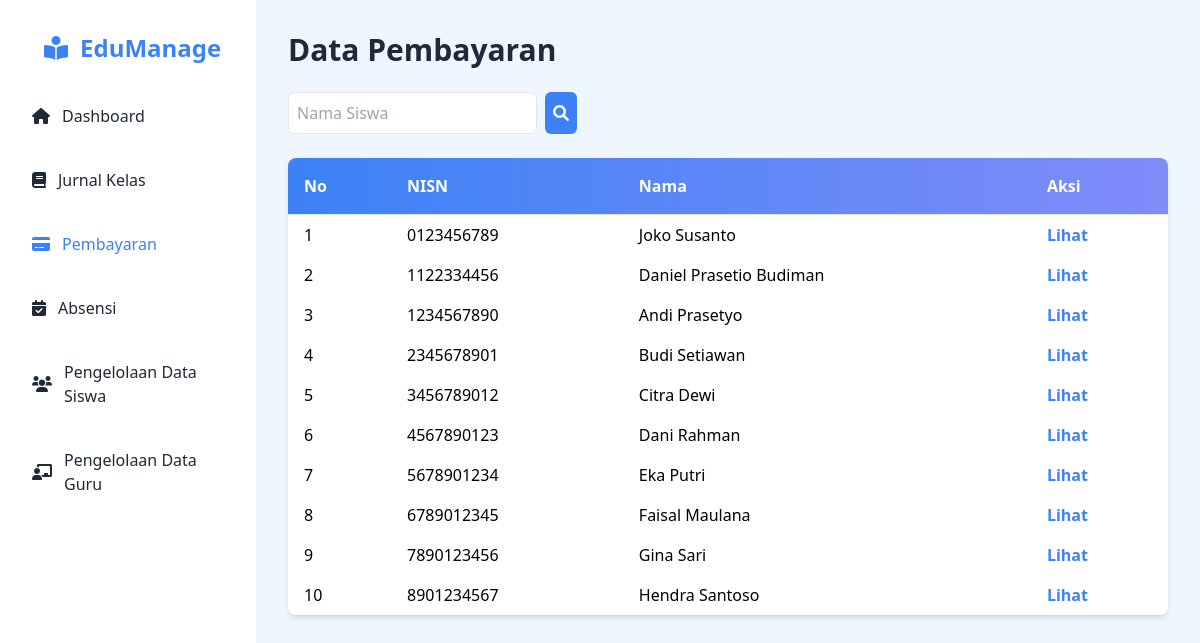
The page /index.php/pembayaran on the database its author committed.
### tables this page shows
CREATE TABLE `siswa` (
  `nisn` varchar(20) NOT NULL,
  `nama` varchar(100) NOT NULL,
  `angkatan` year(4) NOT NULL,
  `kelas_id` int(11) NOT NULL,
  `password` varchar(255) NOT NULL
);

### application/controllers/Pembayaran.php (called while the page is built, shortened)
<?php
class Pembayaran extends CI_Controller {
    public function __construct() {
        $this->load->model('M_pembayaran');
        $this->load->model('M_siswa');
        $this->load->model('M_jurnal');
        $this->load->library('upload');
    }
    public function index() {
        $data['siswa'] = $this->M_siswa->get_all_siswa();
        $this->load->view('pembayaran/V_pembayaran_admin', $data);
    }
}

### index.php (called while the page is built, shortened)
<?php
require_once BASEPATH.'core/CodeIgniter.php';

### application/models/M_siswa.php (called while the page is built, shortened)
<?php
class M_siswa extends CI_Model {
    public function get_all_siswa()
    {
        $this->db->select('siswa.*, kelas.nama_kelas, kelas.jurusan, kelas.tingkat');
        $this->db->from('siswa');
        $this->db->join('kelas', 'kelas.id = siswa.kelas_id');
        return $this->db->get()->result();
    }
}

### application/views/pembayaran/V_pembayaran_admin.php (the view, shortened to what this page needs)
<!DOCTYPE html>
<html lang="en">
<head>
    <script src="https://cdn.tailwindcss.com"></script>
    <link rel="stylesheet" href="https://cdnjs.cloudflare.com/ajax/libs/font-awesome/6.0.0-beta3/css/all.min.css">
</head>
<body class="bg-blue-50 font-sans">
    <div class="flex" id="app">
        <div class="bg-white text-gray-800 w-64 min-h-screen p-5 space-y-6 transition-all duration-300" id="sidebar">
            <ul class="space-y-4">
                <li><a href="<?= site_url('dashboard'); ?>" class="text-blue-500 flex items-center p-3 rounded-md text-2xl font-bold ml-3"><i class="fas fa-book-reader mr-3"></i>EduManage</a></li>
                <li><a href="<?= site_url('dashboard'); ?>" class="flex items-center hover:bg-gradient-to-r from-blue-500 to-indigo-400 hover:text-white p-3 rounded-md"><i class="fas fa-home mr-3"></i>Dashboard</a></li>
                <li><a href="<?= site_url('jurnal'); ?>" class="flex items-center hover:bg-gradient-to-r from-blue-500 to-indigo-400 hover:text-white p-3 rounded-md"><i class="fas fa-book mr-3"></i>Jurnal Kelas</a></li>
                <li><a href="<?= site_url('pembayaran'); ?>" class="text-blue-500 flex items-center hover:bg-gradient-to-r from-blue-500 to-indigo-400 hover:text-white p-3 rounded-md"><i class="fas fa-credit-card mr-3"></i>Pembayaran</a></li>
                <li><a href="<?= site_url('absensi'); ?>" class="flex items-center hover:bg-gradient-to-r from-blue-500 to-indigo-400 hover:text-white p-3 rounded-md"><i class="fas fa-calendar-check mr-3"></i>Absensi</a></li>
                <li><a href="<?= site_url('siswa'); ?>" class=" flex items-center hover:bg-gradient-to-r from-blue-500 to-indigo-400 hover:text-white p-3 rounded-md"><i class="fas fa-users mr-3"></i>Pengelolaan Data Siswa</a></li>
                <li><a href="<?= site_url('admin'); ?>" class="flex items-center hover:bg-gradient-to-r from-blue-500 to-indigo-400 hover:text-white p-3 rounded-md"><i class="fas fa-chalkboard-teacher mr-3"></i>Pengelolaan Data Guru</a></li>
            </ul>
        </div>
        <div class="flex-1 p-8 space-y-6 transition-all duration-300" id="content">
            <div class="flex justify-between items-center mb-6">
                <h1 class="text-3xl font-bold text-gray-800">Data Pembayaran</h1>
            </div>
            <div class="flex space-x-4 mb-6">
                <form action="<?= site_url('siswa'); ?>" method="GET" class="flex space-x-2">
                    <input type="text" name="search" placeholder="Nama Siswa" class="p-2 border rounded-md" value="<?= isset($search) ? $search : ''; ?>">
                    <button type="submit" class="bg-blue-500 text-white p-2 rounded-md inline-block transform transition-transform duration-300 hover:scale-110 hover:bg-gradient-to-r from-blue-500 to-indigo-500">
                        <i class="fas fa-search"></i>
                    </button>
                </form>
            </div>
            <div class="bg-white to-indigo-400 shadow-md rounded-lg overflow-x-auto">
                <table class="table-auto w-full border-collapse">
                    <thead class="bg-gradient-to-r from-blue-500 to-indigo-400 text-white">
                        <tr>
                            <th class="p-4 border-b text-left">No</th>
                            <th class="p-4 border-b text-left">NISN</th>
                            <th class="p-4 border-b text-left">Nama</th>
                            <th class="p-4 border-b text-left">Aksi</th>
                        </tr>
                    </thead>
                    <tbody>
                        <?php if (!empty($siswa)): ?>
                            <?php $no = 1; foreach ($siswa as $s): ?>
                                <tr class="hover:bg-gradient-to-r from-blue-200 to-indigo-200">
                                    <td class="py-2 px-4"><?= $no++; ?></td>
                                    <td class="py-2 px-4"><?= $s->nisn; ?></td>
                                    <td class="py-2 px-4"><?= $s->nama; ?></td>
                                    <td class="py-2 px-4">
                                        <a href="<?= site_url('pembayaran/detail/' . $s->nisn); ?>" class="text-blue-500 font-bold inline-block transform transition-transform duration-300 hover:scale-110">Lihat</a>
                                    </td>
                                </tr>
                            <?php endforeach; ?>
                        <?php else: ?>
                            <tr>
                                <td colspan="4" class="py-2 px-4 text-center text-gray-500">Tidak ada data siswa.</td>
                            </tr>
                        <?php endif; ?>
                    </tbody>
                </table>
            </div>
        </div>
    </div>
</body>
</html>

### rows shown on the page
siswa: nisn "0123456789", nama "Joko Susanto"
siswa: nisn "1122334456", nama "Daniel Prasetio Budiman"
siswa: nisn "1234567890", nama "Andi Prasetyo"
siswa: nisn "2345678901", nama "Budi Setiawan"
siswa: nisn "3456789012", nama "Citra Dewi"
siswa: nisn "4567890123", nama "Dani Rahman"
siswa: nisn "5678901234", nama "Eka Putri"
siswa: nisn "6789012345", nama "Faisal Maulana"
siswa: nisn "7890123456", nama "Gina Sari"
siswa: nisn "8901234567", nama "Hendra Santoso"
